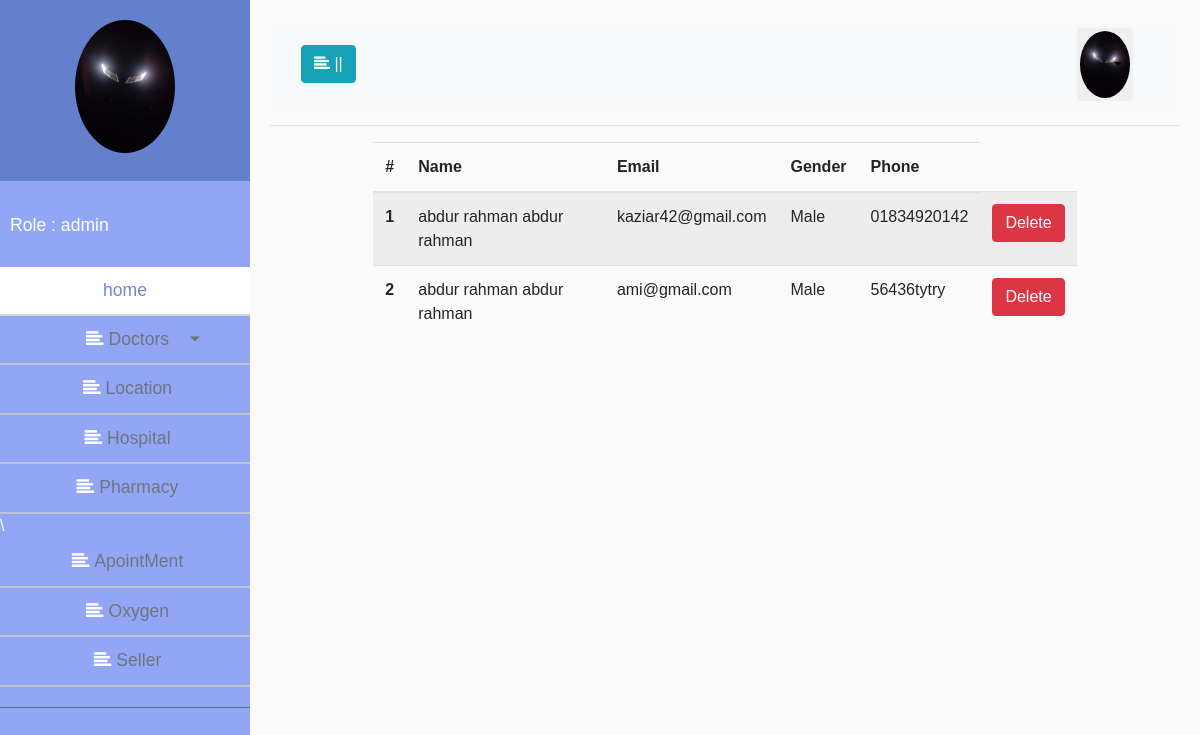
Page /adminpanel/seller.php on the earlier database version.
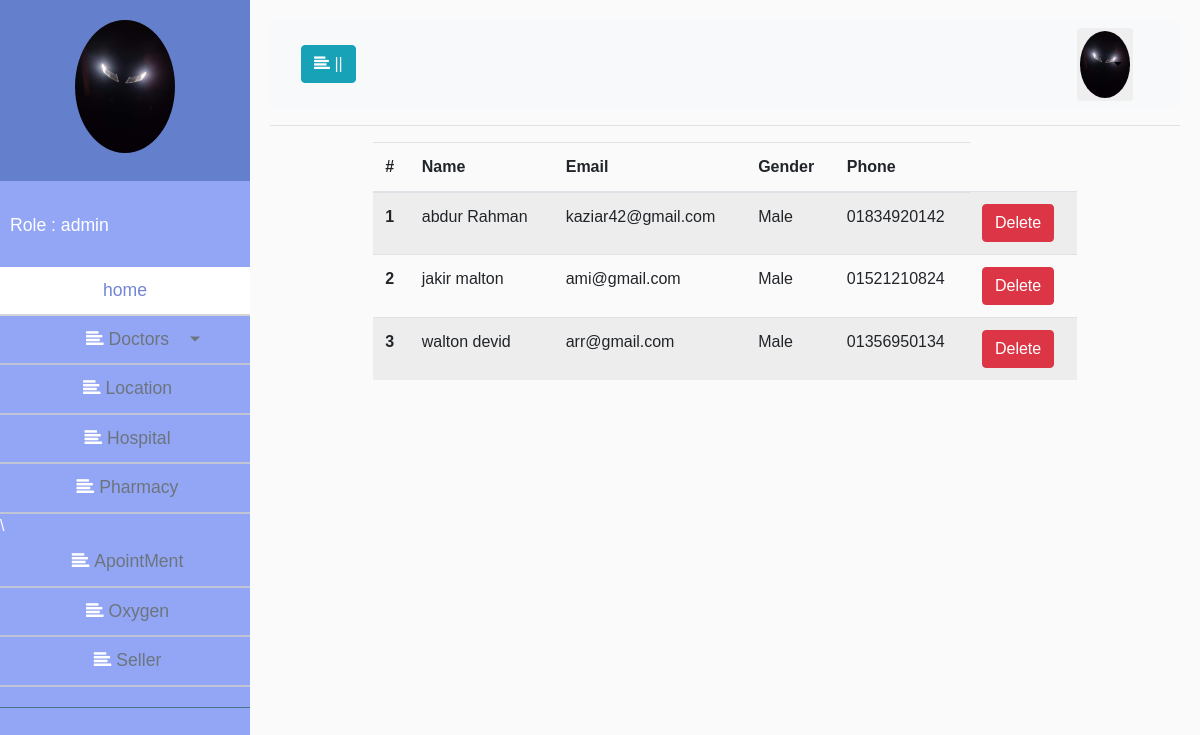
Same page on the later database version.
### tables this page shows
CREATE TABLE `sellers` (
  `seller_id` int(11) NOT NULL,
  `f_name` varchar(100) NOT NULL,
  `l_name` varchar(100) NOT NULL,
  `avadar` varchar(100) NOT NULL,
  `email` varchar(100) NOT NULL,
  `username` varchar(100) NOT NULL,
  `gender` varchar(10) NOT NULL,
  `phone` varchar(100) NOT NULL,
  `password` varchar(255) NOT NULL
);

### classes/Seller.php (called while the page is built, shortened)
<?php
 $filepath = realpath(dirname(__FILE__));
 include_once ($filepath.'/../lib/Database.php');
class Seller
{
	private $db;
	function __construct(){
		$this->db = new Database();
	}
	public function allSeller(){
		$sql ='SELECT * FROM `sellers`';
		$fetchAll = $this->db->select($sql);
		return $fetchAll;
	}
}

### lib/Database.php (called while the page is built, shortened)
<?php
Class Database{
	public $host   = DB_HOST;
	public $user   = DB_USER;
	public $pass   = DB_PASS;
	public $dbname = DB_NAME;
	public $link;
	private function connectDB(){
	$this->link = new mysqli($this->host, $this->user, $this->pass, $this->dbname);
 }
	public function select($query){
		$result = $this->link->query($query) or die($this->link->error.__LINE__);
		if($result->num_rows > 0){
			return $result;
		} else {
			return false;
		}
	}
}

### adminpanel/seller.php (the view, shortened to what this page needs)
<?php include "inc/header.php";
 ?>
		<div class="container-fluid">
			<div class="container">
				<div class="row">
					<div class="col-md-10 mx-auto">
						<table class="table table-striped">
							  <thead>
							    <tr>
							      <th scope="col">#</th>
							      <th scope="col"> Name</th>
							      <th scope="col"> Email</th>
							      <th scope="col"> Gender</th>
							      <th scope="col"> Phone</th>
							    </tr>
							  </thead>
							  <tbody>
							  	<?php
									$doc = $Seller->allSeller();
									if ($doc) {
										$i = 0;
									  	while($value = $doc->fetch_assoc()){
									  		$i++;
								?>
								    <tr>
								      <th scope="row"><?php echo $i; ?></th>
								      <td><?php echo $value['f_name'] . ' '. $value['l_name']; ?></td>
								      <td><?php echo $value['email']; ?></td>
								      <td><?php
								      	if ($value['gender'] == 'm') {
								      		echo "Male";
								      	} else {
								      		echo "Female";
								      	}
								       ?></td>
								      <td><?php echo $value['phone']; ?></td>
								      <td><a href="?deleteseller=<?php echo $value['seller_id']; ?>" class="btn btn-danger">Delete</a></td>
								    </tr>
							    <?php }} ?>
							  </tbody>
						</table>
					</div>
				</div>
			</div>
		</div>
<?php
	include "inc/footer.php";
?>

### adminpanel/inc/header.php (shortened to what this page needs)
<?php
  $Seller = new Seller();
?>
<!doctype html>
<html lang="en">
  <head>
    <link rel="stylesheet" href="https://maxcdn.bootstrapcdn.com/bootstrap/4.0.0/css/bootstrap.min.css">
    <link rel="stylesheet" href="https://cdnjs.cloudflare.com/ajax/libs/font-awesome/4.7.0/css/font-awesome.min.css">
    <link rel="stylesheet" type="text/css" href="../css/style.css">
  </head>
 <body>
<div class="wrapper">
	<nav id="sidebar">
		<div class="sidebar-header">
			<img src="../images/pp.jpg" width="100" class="rounded-circle mx-auto d-block img-fluid">
		</div>
		<ul class="lisst-unstyled components">
			<p>Role : admin</p>
			<li class="active">
				<a href="/index.php" data-toggle="collapse">home</a>
			</li>
			<li >
				<a href="#pdfmenu" data-toggle="collapse" arial-expanded="false" class="dropdown-toggle text-muted"><i class="fa fa-align-left "></i>Doctors</a>
			</li>
			<li>
				<a href="location.php" class="text-muted"><i class="fa fa-align-left"></i>Location</a>
			</li>
			<li>
				<a href="hospital.php" class="text-muted"><i class="fa fa-align-left"></i>Hospital</a>
			</li>
			<li>
				<a href="pharmacy.php" class="text-muted"><i class="fa fa-align-left"></i>Pharmacy</a>
			</li>\
			<li>
				<a href="apointment.php" class="text-muted"><i class="fa fa-align-left"></i>ApointMent</a>
			</li>
			<li>
				<a href="oxygen.php" class="text-muted"><i class="fa fa-align-left"></i>Oxygen</a>
			</li>
			<li>
				<a href="seller.php" class="text-muted"><i class="fa fa-align-left"></i>Seller</a>
			</li>
		</ul>
	</nav>
	<div id="content">
		<nav class="navbar navbar-expand-lg navbar-light bg-light">
			<div class="container-fluid">
				<button type="button" id="sidebarCollapse" class="btn btn-info">
					<i class="fa fa-align-left"></i>
					<span>||</span>
				</button>
				<div style="float: left">
					<div class="dropdown mr-3" style="position: relative;">
				        <button class="btn dropdown-toggle" type="button" id="dropdownMenuButton" data-toggle="dropdown" aria-haspopup="true" aria-expanded="false" style="cursor: pointer;padding: 2px">
				          <img class="nav-user-photo rounded-circle" width="50" src="../images/pp.jpg">
				        </button>
				      </div>
				</div>
			</div>
		</nav>
		<hr>

### adminpanel/inc/footer.php (shortened to what this page needs)
	</div>
</div>
  </body>
</html>

### css/style.css (style rules this page uses)
body { font-family: 'Poppins', sans-serif; background: #fafafa; }
p { font-family: 'Poppins', sans-serif; font-size: 1.1em; font-weight: 300; line-height: 1.7em; color: #999; }
.wrapper { display: flex; text-decoration: none; transition: all 0.3s }
#sidebar { min-width: 250px;max-width: 25px; max-height: 100vh; overflow-y: scroll; background: #93A6F5; color: #fff;transition: all 0.3sß }
.lisst-unstyled { list-style: none; }
#sidebar .active { margin-left: -250px; }
.active { margin-left: -250px; }
#sidebar .sidebar-header { padding: 20px; background: #647fcc }
#sidebar ul.components { padding: 20px 0; border-bottom: 1px solid #47748b }
#sidebar p { color: #fff;padding: 10px; }
#sidebar ul li a { padding: 10px; font-size: 1.1em; display: block; text-align: center; border-bottom: 2px solid #cccc; color: coral; }
a i { padding: 5px; color: #fff; }
#sidebar ul li.active { margin-left: 0px; }
#sidebar ul li.active>a,a[aria-expanded="true"] { color: #7385D5; background: #fff; text-decoration: none; text-align: center; }
a[data-toggle="collapse"] { position: relative; }
.dropdown-toggle::after { display: block; position: absolute; top: 50%; right: 20%; transform: translateY(-50%); }
#content { width: 100%;padding: 20px; min-height: 100vh; transition: all 0.3s }

Differences in the rows shown:
changed sellers "kaziar42@gmail.com": f_name "abdur rahman" → "abdur"; l_name "abdur rahman" → "Rahman"
changed sellers "ami@gmail.com": f_name "abdur rahman" → "jakir"; l_name "abdur rahman" → "malton"; phone "56436tytry" → "01521210824"
added sellers: f_name "walton", l_name "devid", email "arr@gmail.com", gender "Male", phone "01356950134"
